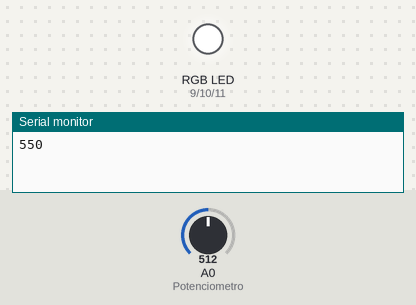
Bench run of a sketch on a simulated Arduino Uno, built with avr-gcc and run on an emulated ATmega328P. On the bench: an RGB LED mixed from three pins (HIGH = lit), the last lines printed to the serial monitor. The inputs (shaded band) are chosen by the test bench; at power-on: A0 (Potenciometro) = 512. Dim RGB values are drawn brighter than linear.

Above: at 3.5 s.
3.6 s: A0 (Potenciometro) set to 122
At 4.1 s:
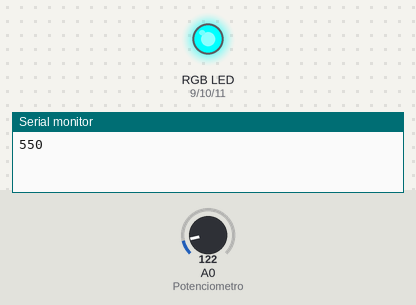
7.2 s: A0 (Potenciometro) set to 0
At 7.26 s:
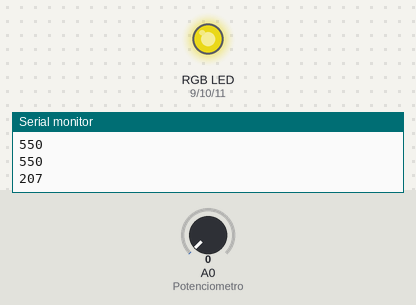
Timing chart, 0 to 16.8 s (numbered marks = the images above; inputs shaded):
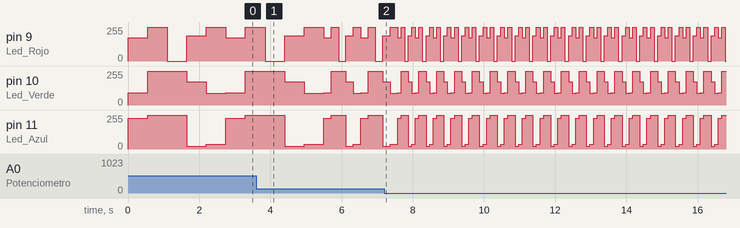

The sketch:

Control_de_una_secuencia_rgb.ino
```cpp
/*
 * Fundacion Kinal
 * Centro educativo tecnico laboral Kinal
 * Electronica
 * Grado: Quinto
 * Sección: EB5AV
 * Curso: Taller de electronica digital y reparación de computadoras I
 * Nombre: Luis Fernando Alvarado Ramirez
 * Carnet: 2022219
 * Proyecto: Control de una secuencia de colores rgb
*/
#define Led_Rojo 9
#define Led_Verde 10
#define Led_Azul 11
#define Potenciometro A0
int speedSECUENCIA=0;
int DELAY=0;
void setup()
{
pinMode(Led_Rojo,OUTPUT);
pinMode(Led_Verde,OUTPUT);
pinMode(Led_Azul,OUTPUT);
pinMode(Potenciometro,INPUT);
Serial.begin(9600);
}
void loop()
{ DELAY=analogRead(Potenciometro);
  speedSECUENCIA = map(DELAY, 0, 1023, 100, 1000);
  analogWrite(Led_Rojo, 174);
  analogWrite(Led_Verde, 92);
  analogWrite(Led_Azul, 230);
  delay(speedSECUENCIA);
  analogWrite(Led_Rojo, 255);
  analogWrite(Led_Verde, 255);
  analogWrite(Led_Azul, 255);
  delay(speedSECUENCIA);
  analogWrite(Led_Rojo, 0);
  analogWrite(Led_Verde, 255);
  analogWrite(Led_Azul, 255);
  delay(speedSECUENCIA);
    analogWrite(Led_Rojo, 189);
  analogWrite(Led_Verde, 174);
  analogWrite(Led_Azul, 20);
  delay(speedSECUENCIA);
    analogWrite(Led_Rojo, 255);
  analogWrite(Led_Verde, 87);
  analogWrite(Led_Azul, 35);
  delay(speedSECUENCIA);


    Serial.println(speedSECUENCIA);


}
```

Measured:
- by itself, pin 9 (Led_Rojo): repeats every 0.50 s: 174/255 0.10 s, 255/255 0.10 s, 0/255 0.10 s, 189/255 0.10 s, 255/255 0.10 s
- by itself, pin 10 (Led_Verde): repeats every 0.50 s: 92/255 0.10 s, 255/255 0.20 s, 174/255 0.10 s, 87/255 0.10 s
- by itself, pin 11 (Led_Azul): repeats every 0.50 s: 230/255 0.10 s, 255/255 0.20 s, 20/255 0.10 s, 35/255 0.10 s
